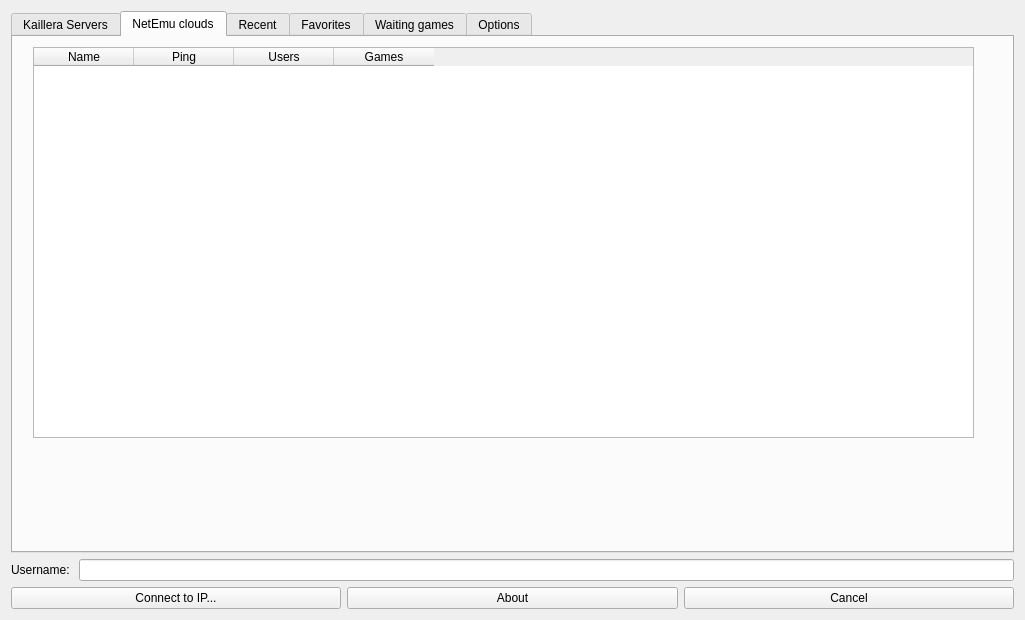
<?xml version="1.0" encoding="UTF-8"?>
<ui version="4.0">
 <class>netemu_uiClass</class>
 <widget class="QWidget" name="netemu_uiClass">
  <property name="geometry">
   <rect>
    <x>0</x>
    <y>0</y>
    <width>1025</width>
    <height>620</height>
   </rect>
  </property>
  <property name="windowTitle">
   <string>netemu_ui</string>
  </property>
  <layout class="QGridLayout" name="gridLayout">
   <item row="0" column="0">
    <widget class="QTabWidget" name="tabWidget">
     <property name="tabPosition">
      <enum>QTabWidget::North</enum>
     </property>
     <property name="tabShape">
      <enum>QTabWidget::Rounded</enum>
     </property>
     <property name="currentIndex">
      <number>1</number>
     </property>
     <widget class="QWidget" name="tab">
      <attribute name="title">
       <string>Kaillera Servers</string>
      </attribute>
      <layout class="QVBoxLayout" name="verticalLayout_2">
       <item>
        <widget class="QTableWidget" name="tableServers">
         <property name="editTriggers">
          <set>QAbstractItemView::NoEditTriggers</set>
         </property>
         <property name="selectionBehavior">
          <enum>QAbstractItemView::SelectRows</enum>
         </property>
         <attribute name="verticalHeaderVisible">
          <bool>false</bool>
         </attribute>
         <attribute name="verticalHeaderVisible">
          <bool>false</bool>
         </attribute>
         <column>
          <property name="text">
           <string>Name</string>
          </property>
          <property name="font">
           <font>
            <underline>false</underline>
           </font>
          </property>
         </column>
         <column>
          <property name="text">
           <string>Location</string>
          </property>
         </column>
         <column>
          <property name="text">
           <string>Ping</string>
          </property>
         </column>
         <column>
          <property name="text">
           <string>Version</string>
          </property>
         </column>
         <column>
          <property name="text">
           <string>Users</string>
          </property>
         </column>
         <column>
          <property name="text">
           <string>Games</string>
          </property>
         </column>
        </widget>
       </item>
       <item>
        <widget class="QLabel" name="labelRefreshStatus">
         <property name="text">
          <string>TextLabel</string>
         </property>
        </widget>
       </item>
       <item>
        <layout class="QHBoxLayout" name="horizontalLayout_3">
         <item>
          <widget class="QPushButton" name="buttonRefresh">
           <property name="text">
            <string>Refresh</string>
           </property>
          </widget>
         </item>
         <item>
          <widget class="QPushButton" name="buttonConnect">
           <property name="text">
            <string>Connect</string>
           </property>
          </widget>
         </item>
        </layout>
       </item>
      </layout>
     </widget>
     <widget class="QWidget" name="tab_6">
      <attribute name="title">
       <string>NetEmu clouds</string>
      </attribute>
      <widget class="QTableWidget" name="tableServers_2">
       <property name="geometry">
        <rect>
         <x>20</x>
         <y>10</y>
         <width>941</width>
         <height>391</height>
        </rect>
       </property>
       <property name="editTriggers">
        <set>QAbstractItemView::NoEditTriggers</set>
       </property>
       <property name="selectionBehavior">
        <enum>QAbstractItemView::SelectRows</enum>
       </property>
       <attribute name="verticalHeaderVisible">
        <bool>false</bool>
       </attribute>
       <attribute name="verticalHeaderVisible">
        <bool>false</bool>
       </attribute>
       <column>
        <property name="text">
         <string>Name</string>
        </property>
        <property name="font">
         <font>
          <underline>false</underline>
         </font>
        </property>
       </column>
       <column>
        <property name="text">
         <string>Ping</string>
        </property>
       </column>
       <column>
        <property name="text">
         <string>Users</string>
        </property>
       </column>
       <column>
        <property name="text">
         <string>Games</string>
        </property>
       </column>
      </widget>
     </widget>
     <widget class="QWidget" name="tab_2">
      <attribute name="title">
       <string>Recent</string>
      </attribute>
     </widget>
     <widget class="QWidget" name="tab_3">
      <attribute name="title">
       <string>Favorites</string>
      </attribute>
     </widget>
     <widget class="QWidget" name="tab_4">
      <attribute name="title">
       <string>Waiting games</string>
      </attribute>
     </widget>
     <widget class="QWidget" name="tab_5">
      <attribute name="title">
       <string>Options</string>
      </attribute>
     </widget>
    </widget>
   </item>
   <item row="1" column="0">
    <layout class="QVBoxLayout" name="verticalLayout">
     <item>
      <layout class="QHBoxLayout" name="horizontalLayout">
       <item>
        <widget class="QLabel" name="label">
         <property name="sizePolicy">
          <sizepolicy hsizetype="Fixed" vsizetype="Preferred">
           <horstretch>0</horstretch>
           <verstretch>0</verstretch>
          </sizepolicy>
         </property>
         <property name="text">
          <string>Username: </string>
         </property>
        </widget>
       </item>
       <item>
        <widget class="QLineEdit" name="lineEdit">
         <property name="sizePolicy">
          <sizepolicy hsizetype="Preferred" vsizetype="Fixed">
           <horstretch>0</horstretch>
           <verstretch>0</verstretch>
          </sizepolicy>
         </property>
        </widget>
       </item>
      </layout>
     </item>
     <item>
      <layout class="QHBoxLayout" name="horizontalLayout_2">
       <item>
        <widget class="QPushButton" name="buttonConnectIP">
         <property name="text">
          <string>Connect to IP...</string>
         </property>
        </widget>
       </item>
       <item>
        <widget class="QPushButton" name="buttonAbout">
         <property name="text">
          <string>About</string>
         </property>
        </widget>
       </item>
       <item>
        <widget class="QPushButton" name="buttonCancel">
         <property name="text">
          <string>Cancel</string>
         </property>
        </widget>
       </item>
      </layout>
     </item>
    </layout>
   </item>
  </layout>
 </widget>
 <layoutdefault spacing="6" margin="11"/>
 <resources/>
 <connections/>
</ui>
